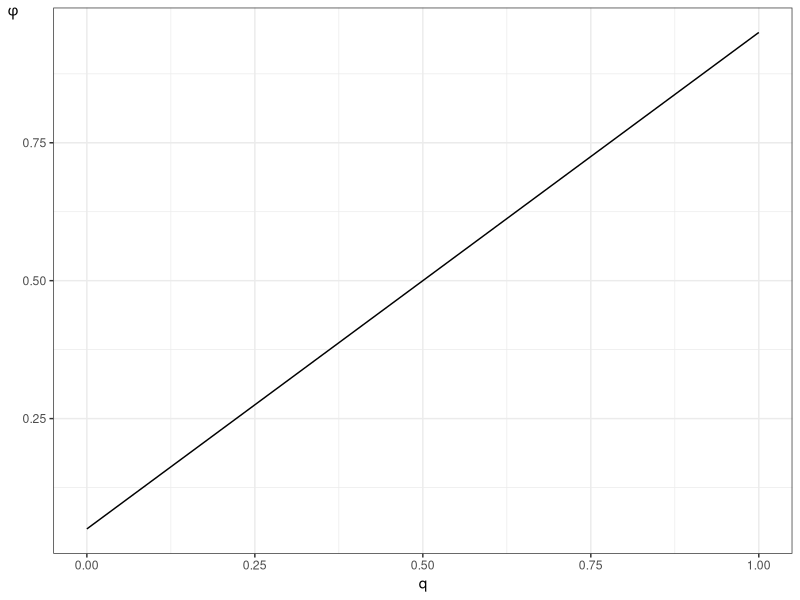

This chart was generated by the following R code:
## ---- chunk 1
knitr::opts_chunk$set(echo = TRUE)
## ---- chunk 2
library(tidyverse)
## ---- chunk 3
c_prob_person_given_alarm<- function(p_0,p_1,q){
  phi = p_0*(1-q)+p_1*q 
  return(phi)
}
## ---- chunk 4
p_not_A_given_B<-0.05
p_A_given_B<-0.95
p_A<-0.1
c_prob_person_given_alarm(p_not_A_given_B,p_A_given_B,p_A)
## ---- chunk 5
p_not_A_given_B<-0.05
p_A_given_B<-0.95
plot_p_A<-seq(0,1,0.01)
plot_p_B<-c_prob_person_given_alarm(p_not_A_given_B,p_A_given_B,plot_p_A)
plot_p<-data.frame(plot_p_A,plot_p_B)
probability_plot<-ggplot(data=plot_p,aes(x=plot_p_A,y=plot_p_B))+xlab("q")+ylab(expression(phi))+geom_line()+theme_bw()
probability_plot+theme(axis.title.y = element_text(angle = 0))
## ---- chunk 6

## ---- chunk 7

